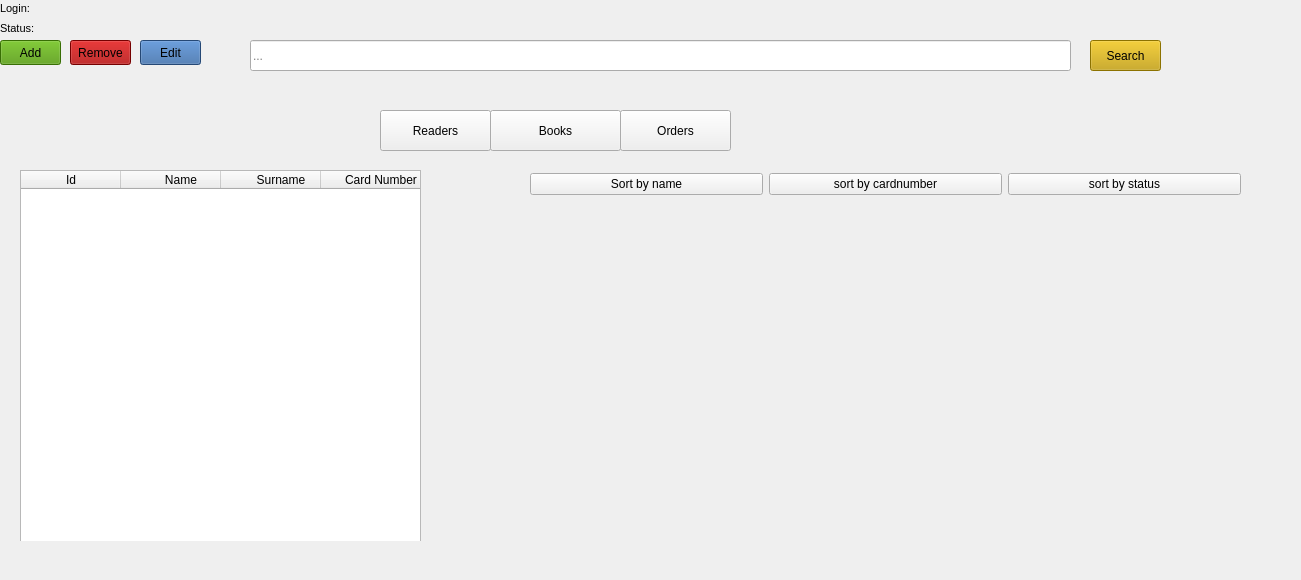
<?xml version="1.0" encoding="UTF-8"?>
<ui version="4.0">
 <class>adminmenu</class>
 <widget class="QDialog" name="adminmenu">
  <property name="geometry">
   <rect>
    <x>0</x>
    <y>0</y>
    <width>1301</width>
    <height>580</height>
   </rect>
  </property>
  <property name="windowTitle">
   <string>lib300::SuperUser</string>
  </property>
  <property name="styleSheet">
   <string notr="true">QDialog{
backgroundcolor:#85, 87, 83
}</string>
  </property>
  <widget class="QStackedWidget" name="stackedWidget">
   <property name="geometry">
    <rect>
     <x>20</x>
     <y>160</y>
     <width>1251</width>
     <height>381</height>
    </rect>
   </property>
   <property name="currentIndex">
    <number>1</number>
   </property>
   <widget class="QWidget" name="book">
    <widget class="QTableWidget" name="book_2">
     <property name="geometry">
      <rect>
       <x>0</x>
       <y>10</y>
       <width>701</width>
       <height>391</height>
      </rect>
     </property>
     <property name="styleSheet">
      <string notr="true">font: 75 italic 9pt &quot;Noto Sans&quot;;
</string>
     </property>
     <column>
      <property name="text">
       <string>Id</string>
      </property>
     </column>
     <column>
      <property name="text">
       <string>      Name</string>
      </property>
     </column>
     <column>
      <property name="text">
       <string>      Author    </string>
      </property>
     </column>
     <column>
      <property name="text">
       <string>      Genre     </string>
      </property>
     </column>
     <column>
      <property name="text">
       <string>      Rating        </string>
      </property>
     </column>
     <column>
      <property name="text">
       <string>      Publisher    </string>
      </property>
     </column>
     <column>
      <property name="text">
       <string>      Year    </string>
      </property>
     </column>
     <column>
      <property name="text">
       <string>      Pic</string>
      </property>
     </column>
     <column>
      <property name="text">
       <string>      Status</string>
      </property>
     </column>
    </widget>
    <widget class="QWidget" name="horizontalLayoutWidget">
     <property name="geometry">
      <rect>
       <x>740</x>
       <y>10</y>
       <width>447</width>
       <height>31</height>
      </rect>
     </property>
     <layout class="QHBoxLayout" name="horizontalLayout">
      <item>
       <widget class="QPushButton" name="soerYear">
        <property name="text">
         <string>Sort by year</string>
        </property>
       </widget>
      </item>
      <item>
       <widget class="QPushButton" name="sortGenre">
        <property name="text">
         <string>Sort by genre</string>
        </property>
       </widget>
      </item>
      <item>
       <widget class="QPushButton" name="sortName">
        <property name="text">
         <string>Sort by name</string>
        </property>
       </widget>
      </item>
      <item>
       <widget class="QPushButton" name="sortStatus">
        <property name="styleSheet">
         <string notr="true">selection-background-color: rgb(138, 226, 52);</string>
        </property>
        <property name="text">
         <string>Sort by status</string>
        </property>
       </widget>
      </item>
      <item>
       <widget class="QPushButton" name="sortAuth">
        <property name="text">
         <string>Sort by author</string>
        </property>
       </widget>
      </item>
     </layout>
    </widget>
    <widget class="QLabel" name="picBook">
     <property name="geometry">
      <rect>
       <x>753</x>
       <y>80</y>
       <width>181</width>
       <height>281</height>
      </rect>
     </property>
     <property name="text">
      <string/>
     </property>
    </widget>
   </widget>
   <widget class="QWidget" name="read">
    <widget class="QPushButton" name="statusbtn">
     <property name="geometry">
      <rect>
       <x>0</x>
       <y>500</y>
       <width>181</width>
       <height>25</height>
      </rect>
     </property>
     <property name="text">
      <string/>
     </property>
    </widget>
    <widget class="QTableWidget" name="readers">
     <property name="geometry">
      <rect>
       <x>0</x>
       <y>10</y>
       <width>401</width>
       <height>391</height>
      </rect>
     </property>
     <property name="styleSheet">
      <string notr="true">font: italic 9pt &quot;Noto Sans&quot;;
</string>
     </property>
     <column>
      <property name="text">
       <string>Id</string>
      </property>
     </column>
     <column>
      <property name="text">
       <string>      Name</string>
      </property>
     </column>
     <column>
      <property name="text">
       <string>      Surname</string>
      </property>
     </column>
     <column>
      <property name="text">
       <string>      Card Number</string>
      </property>
     </column>
     <column>
      <property name="text">
       <string>      Status</string>
      </property>
     </column>
    </widget>
    <widget class="QWidget" name="horizontalLayoutWidget_2">
     <property name="geometry">
      <rect>
       <x>510</x>
       <y>11</y>
       <width>711</width>
       <height>27</height>
      </rect>
     </property>
     <layout class="QHBoxLayout" name="horizontalLayout_2">
      <item>
       <widget class="QPushButton" name="snam">
        <property name="text">
         <string>Sort by name</string>
        </property>
       </widget>
      </item>
      <item>
       <widget class="QPushButton" name="scard">
        <property name="text">
         <string>sort by cardnumber</string>
        </property>
       </widget>
      </item>
      <item>
       <widget class="QPushButton" name="sstats">
        <property name="text">
         <string>sort by status</string>
        </property>
       </widget>
      </item>
     </layout>
    </widget>
   </widget>
   <widget class="QWidget" name="ord">
    <widget class="QTableWidget" name="orderss">
     <property name="geometry">
      <rect>
       <x>10</x>
       <y>31</y>
       <width>331</width>
       <height>351</height>
      </rect>
     </property>
     <property name="styleSheet">
      <string notr="true">font: italic 9pt &quot;Noto Sans&quot;;
</string>
     </property>
     <column>
      <property name="text">
       <string>id</string>
      </property>
     </column>
     <column>
      <property name="text">
       <string>Start</string>
      </property>
     </column>
     <column>
      <property name="text">
       <string>End</string>
      </property>
     </column>
     <column>
      <property name="text">
       <string>Status</string>
      </property>
     </column>
     <column>
      <property name="text">
       <string>bookId</string>
      </property>
     </column>
     <column>
      <property name="text">
       <string>userId</string>
      </property>
     </column>
    </widget>
    <widget class="QWidget" name="horizontalLayoutWidget_3">
     <property name="geometry">
      <rect>
       <x>510</x>
       <y>30</y>
       <width>721</width>
       <height>31</height>
      </rect>
     </property>
     <layout class="QHBoxLayout" name="horizontalLayout_3">
      <item>
       <widget class="QPushButton" name="pushButton_6">
        <property name="text">
         <string>Show active orders</string>
        </property>
       </widget>
      </item>
      <item>
       <widget class="QPushButton" name="accept">
        <property name="text">
         <string>Accept</string>
        </property>
       </widget>
      </item>
      <item>
       <widget class="QPushButton" name="close">
        <property name="text">
         <string>Close</string>
        </property>
       </widget>
      </item>
      <item>
       <widget class="QPushButton" name="decline">
        <property name="text">
         <string>Decline</string>
        </property>
       </widget>
      </item>
     </layout>
    </widget>
    <widget class="QLabel" name="NameL">
     <property name="geometry">
      <rect>
       <x>520</x>
       <y>77</y>
       <width>191</width>
       <height>20</height>
      </rect>
     </property>
     <property name="text">
      <string/>
     </property>
    </widget>
    <widget class="QLabel" name="pic">
     <property name="geometry">
      <rect>
       <x>523</x>
       <y>120</y>
       <width>191</width>
       <height>251</height>
      </rect>
     </property>
     <property name="text">
      <string/>
     </property>
    </widget>
    <widget class="QLabel" name="orby">
     <property name="geometry">
      <rect>
       <x>790</x>
       <y>120</y>
       <width>101</width>
       <height>17</height>
      </rect>
     </property>
     <property name="text">
      <string>Ordered by:</string>
     </property>
    </widget>
    <widget class="QLabel" name="nameo">
     <property name="geometry">
      <rect>
       <x>880</x>
       <y>120</y>
       <width>54</width>
       <height>17</height>
      </rect>
     </property>
     <property name="text">
      <string/>
     </property>
    </widget>
    <widget class="QLabel" name="surneo">
     <property name="geometry">
      <rect>
       <x>960</x>
       <y>120</y>
       <width>81</width>
       <height>17</height>
      </rect>
     </property>
     <property name="text">
      <string/>
     </property>
    </widget>
    <widget class="QLabel" name="carby">
     <property name="geometry">
      <rect>
       <x>790</x>
       <y>150</y>
       <width>54</width>
       <height>17</height>
      </rect>
     </property>
     <property name="text">
      <string>Card id:</string>
     </property>
    </widget>
    <widget class="QLabel" name="curdeo">
     <property name="geometry">
      <rect>
       <x>870</x>
       <y>150</y>
       <width>61</width>
       <height>17</height>
      </rect>
     </property>
     <property name="text">
      <string/>
     </property>
    </widget>
   </widget>
  </widget>
  <widget class="QLineEdit" name="searchbookLE">
   <property name="geometry">
    <rect>
     <x>250</x>
     <y>40</y>
     <width>821</width>
     <height>31</height>
    </rect>
   </property>
   <property name="placeholderText">
    <string>...</string>
   </property>
  </widget>
  <widget class="QPushButton" name="readersBtn">
   <property name="geometry">
    <rect>
     <x>380</x>
     <y>110</y>
     <width>111</width>
     <height>41</height>
    </rect>
   </property>
   <property name="text">
    <string>Readers</string>
   </property>
  </widget>
  <widget class="QPushButton" name="bookBtn">
   <property name="geometry">
    <rect>
     <x>490</x>
     <y>110</y>
     <width>131</width>
     <height>41</height>
    </rect>
   </property>
   <property name="text">
    <string>Books</string>
   </property>
  </widget>
  <widget class="QPushButton" name="pushButton">
   <property name="geometry">
    <rect>
     <x>620</x>
     <y>110</y>
     <width>111</width>
     <height>41</height>
    </rect>
   </property>
   <property name="text">
    <string>Orders</string>
   </property>
  </widget>
  <widget class="QPushButton" name="pushButton_2">
   <property name="geometry">
    <rect>
     <x>0</x>
     <y>40</y>
     <width>61</width>
     <height>25</height>
    </rect>
   </property>
   <property name="styleSheet">
    <string notr="true">background-color: rgb(78, 154, 6);</string>
   </property>
   <property name="text">
    <string>Add</string>
   </property>
  </widget>
  <widget class="QPushButton" name="pushButton_3">
   <property name="geometry">
    <rect>
     <x>70</x>
     <y>40</y>
     <width>61</width>
     <height>25</height>
    </rect>
   </property>
   <property name="styleSheet">
    <string notr="true">background-color: rgb(164, 0, 0);</string>
   </property>
   <property name="text">
    <string>Remove</string>
   </property>
  </widget>
  <widget class="QPushButton" name="pushButton_4">
   <property name="geometry">
    <rect>
     <x>140</x>
     <y>40</y>
     <width>61</width>
     <height>25</height>
    </rect>
   </property>
   <property name="styleSheet">
    <string notr="true">background-color: rgb(52, 101, 164);</string>
   </property>
   <property name="text">
    <string>Edit</string>
   </property>
  </widget>
  <widget class="QPushButton" name="pushButton_5">
   <property name="geometry">
    <rect>
     <x>1090</x>
     <y>40</y>
     <width>71</width>
     <height>31</height>
    </rect>
   </property>
   <property name="styleSheet">
    <string notr="true">background-color: rgb(196, 160, 0);</string>
   </property>
   <property name="text">
    <string>Search</string>
   </property>
  </widget>
  <widget class="QLabel" name="label">
   <property name="geometry">
    <rect>
     <x>0</x>
     <y>0</y>
     <width>31</width>
     <height>17</height>
    </rect>
   </property>
   <property name="font">
    <font>
     <pointsize>8</pointsize>
    </font>
   </property>
   <property name="text">
    <string>Login:</string>
   </property>
  </widget>
  <widget class="QLabel" name="login">
   <property name="geometry">
    <rect>
     <x>50</x>
     <y>0</y>
     <width>101</width>
     <height>20</height>
    </rect>
   </property>
   <property name="font">
    <font>
     <pointsize>8</pointsize>
    </font>
   </property>
   <property name="text">
    <string/>
   </property>
  </widget>
  <widget class="QLabel" name="label_2">
   <property name="geometry">
    <rect>
     <x>0</x>
     <y>20</y>
     <width>41</width>
     <height>17</height>
    </rect>
   </property>
   <property name="font">
    <font>
     <pointsize>8</pointsize>
    </font>
   </property>
   <property name="text">
    <string>Status:</string>
   </property>
  </widget>
  <widget class="QLabel" name="role">
   <property name="geometry">
    <rect>
     <x>50</x>
     <y>20</y>
     <width>121</width>
     <height>16</height>
    </rect>
   </property>
   <property name="font">
    <font>
     <pointsize>8</pointsize>
    </font>
   </property>
   <property name="text">
    <string/>
   </property>
  </widget>
 </widget>
 <resources/>
 <connections/>
</ui>
